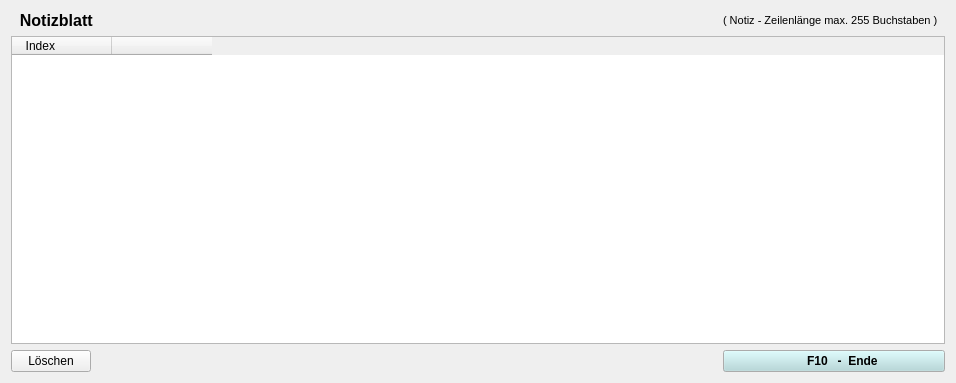
<ui version="4.0" >
 <class>mNote</class>
 <widget class="QDialog" name="mNote" >
  <property name="geometry" >
   <rect>
    <x>0</x>
    <y>0</y>
    <width>956</width>
    <height>383</height>
   </rect>
  </property>
  <property name="windowTitle" >
   <string>Notizblatt</string>
  </property>
  <layout class="QGridLayout" >
   <item row="0" column="0" colspan="2" >
    <widget class="QLabel" name="label" >
     <property name="font" >
      <font>
       <pointsize>12</pointsize>
       <weight>75</weight>
       <bold>true</bold>
      </font>
     </property>
     <property name="text" >
      <string>  Notizblatt</string>
     </property>
    </widget>
   </item>
   <item row="0" column="2" >
    <widget class="QLabel" name="label_2" >
     <property name="font" >
      <font>
       <pointsize>8</pointsize>
      </font>
     </property>
     <property name="text" >
      <string>( Notiz - Zeilenlänge max. 255 Buchstaben )</string>
     </property>
    </widget>
   </item>
   <item row="1" column="0" colspan="3" >
    <widget class="QTableWidget" name="NoteTable" >
     <column>
      <property name="text" >
       <string>Index             </string>
      </property>
     </column>
     <column>
      <property name="text" >
       <string>Notiz                                                                                                           </string>
      </property>
     </column>
    </widget>
   </item>
   <item row="2" column="0" >
    <widget class="QPushButton" name="ButtonDelete" >
     <property name="focusPolicy" >
      <enum>Qt::NoFocus</enum>
     </property>
     <property name="text" >
      <string>Löschen</string>
     </property>
    </widget>
   </item>
   <item row="2" column="1" >
    <spacer>
     <property name="orientation" >
      <enum>Qt::Horizontal</enum>
     </property>
     <property name="sizeHint" stdset="0" >
      <size>
       <width>19</width>
       <height>20</height>
      </size>
     </property>
    </spacer>
   </item>
   <item row="2" column="2" >
    <widget class="QPushButton" name="ButtonEnde" >
     <property name="palette" >
      <palette>
       <active>
        <colorrole role="Button" >
         <brush brushstyle="SolidPattern" >
          <color alpha="255" >
           <red>175</red>
           <green>215</green>
           <blue>217</blue>
          </color>
         </brush>
        </colorrole>
       </active>
       <inactive>
        <colorrole role="Button" >
         <brush brushstyle="SolidPattern" >
          <color alpha="255" >
           <red>175</red>
           <green>215</green>
           <blue>217</blue>
          </color>
         </brush>
        </colorrole>
       </inactive>
       <disabled>
        <colorrole role="Button" >
         <brush brushstyle="SolidPattern" >
          <color alpha="255" >
           <red>175</red>
           <green>215</green>
           <blue>217</blue>
          </color>
         </brush>
        </colorrole>
       </disabled>
      </palette>
     </property>
     <property name="font" >
      <font>
       <weight>75</weight>
       <bold>true</bold>
      </font>
     </property>
     <property name="focusPolicy" >
      <enum>Qt::NoFocus</enum>
     </property>
     <property name="text" >
      <string>                        F10   -  Ende                   </string>
     </property>
    </widget>
   </item>
  </layout>
 </widget>
 <resources/>
 <connections/>
</ui>
